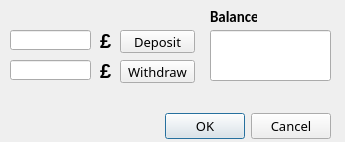
<?xml version="1.0" encoding="UTF-8"?>
<ui version="4.0">
 <class>Dialog</class>
 <widget class="QDialog" name="Dialog">
  <property name="geometry">
   <rect>
    <x>0</x>
    <y>0</y>
    <width>345</width>
    <height>142</height>
   </rect>
  </property>
  <property name="windowTitle">
   <string>Dialog</string>
  </property>
  <widget class="QDialogButtonBox" name="buttonBox">
   <property name="geometry">
    <rect>
     <x>-10</x>
     <y>110</y>
     <width>341</width>
     <height>32</height>
    </rect>
   </property>
   <property name="font">
    <font>
     <family>Calibri Light</family>
     <pointsize>10</pointsize>
     <weight>50</weight>
     <bold>false</bold>
    </font>
   </property>
   <property name="orientation">
    <enum>Qt::Horizontal</enum>
   </property>
   <property name="standardButtons">
    <set>QDialogButtonBox::Cancel|QDialogButtonBox::Ok</set>
   </property>
  </widget>
  <widget class="QLineEdit" name="le_bl">
   <property name="geometry">
    <rect>
     <x>210</x>
     <y>30</y>
     <width>121</width>
     <height>51</height>
    </rect>
   </property>
   <property name="font">
    <font>
     <family>Calibri Light</family>
     <pointsize>18</pointsize>
    </font>
   </property>
  </widget>
  <widget class="QLabel" name="label">
   <property name="geometry">
    <rect>
     <x>210</x>
     <y>10</y>
     <width>47</width>
     <height>13</height>
    </rect>
   </property>
   <property name="font">
    <font>
     <family>Calibri</family>
     <pointsize>11</pointsize>
     <weight>75</weight>
     <bold>true</bold>
    </font>
   </property>
   <property name="text">
    <string>Balance</string>
   </property>
  </widget>
  <widget class="QPushButton" name="pb_w">
   <property name="geometry">
    <rect>
     <x>120</x>
     <y>60</y>
     <width>75</width>
     <height>23</height>
    </rect>
   </property>
   <property name="font">
    <font>
     <family>Calibri Light</family>
     <pointsize>10</pointsize>
     <weight>50</weight>
     <bold>false</bold>
    </font>
   </property>
   <property name="text">
    <string>Withdraw</string>
   </property>
  </widget>
  <widget class="QPushButton" name="pb_d">
   <property name="geometry">
    <rect>
     <x>120</x>
     <y>30</y>
     <width>75</width>
     <height>23</height>
    </rect>
   </property>
   <property name="font">
    <font>
     <family>Calibri Light</family>
     <pointsize>10</pointsize>
     <weight>50</weight>
     <bold>false</bold>
    </font>
   </property>
   <property name="text">
    <string>Deposit</string>
   </property>
  </widget>
  <widget class="QLineEdit" name="le_dep">
   <property name="geometry">
    <rect>
     <x>10</x>
     <y>30</y>
     <width>81</width>
     <height>20</height>
    </rect>
   </property>
  </widget>
  <widget class="QLineEdit" name="le_wt">
   <property name="geometry">
    <rect>
     <x>10</x>
     <y>60</y>
     <width>81</width>
     <height>20</height>
    </rect>
   </property>
  </widget>
  <widget class="QLabel" name="label_2">
   <property name="geometry">
    <rect>
     <x>100</x>
     <y>30</y>
     <width>16</width>
     <height>21</height>
    </rect>
   </property>
   <property name="font">
    <font>
     <family>MS Sans Serif</family>
     <pointsize>15</pointsize>
     <weight>75</weight>
     <bold>true</bold>
    </font>
   </property>
   <property name="text">
    <string>£</string>
   </property>
  </widget>
  <widget class="QLabel" name="label_3">
   <property name="geometry">
    <rect>
     <x>100</x>
     <y>60</y>
     <width>16</width>
     <height>21</height>
    </rect>
   </property>
   <property name="font">
    <font>
     <family>MS Sans Serif</family>
     <pointsize>15</pointsize>
     <weight>75</weight>
     <bold>true</bold>
    </font>
   </property>
   <property name="text">
    <string>£</string>
   </property>
  </widget>
 </widget>
 <resources/>
 <connections>
  <connection>
   <sender>buttonBox</sender>
   <signal>accepted()</signal>
   <receiver>Dialog</receiver>
   <slot>accept()</slot>
   <hints>
    <hint type="sourcelabel">
     <x>248</x>
     <y>254</y>
    </hint>
    <hint type="destinationlabel">
     <x>157</x>
     <y>274</y>
    </hint>
   </hints>
  </connection>
  <connection>
   <sender>buttonBox</sender>
   <signal>rejected()</signal>
   <receiver>Dialog</receiver>
   <slot>reject()</slot>
   <hints>
    <hint type="sourcelabel">
     <x>316</x>
     <y>260</y>
    </hint>
    <hint type="destinationlabel">
     <x>286</x>
     <y>274</y>
    </hint>
   </hints>
  </connection>
 </connections>
</ui>
